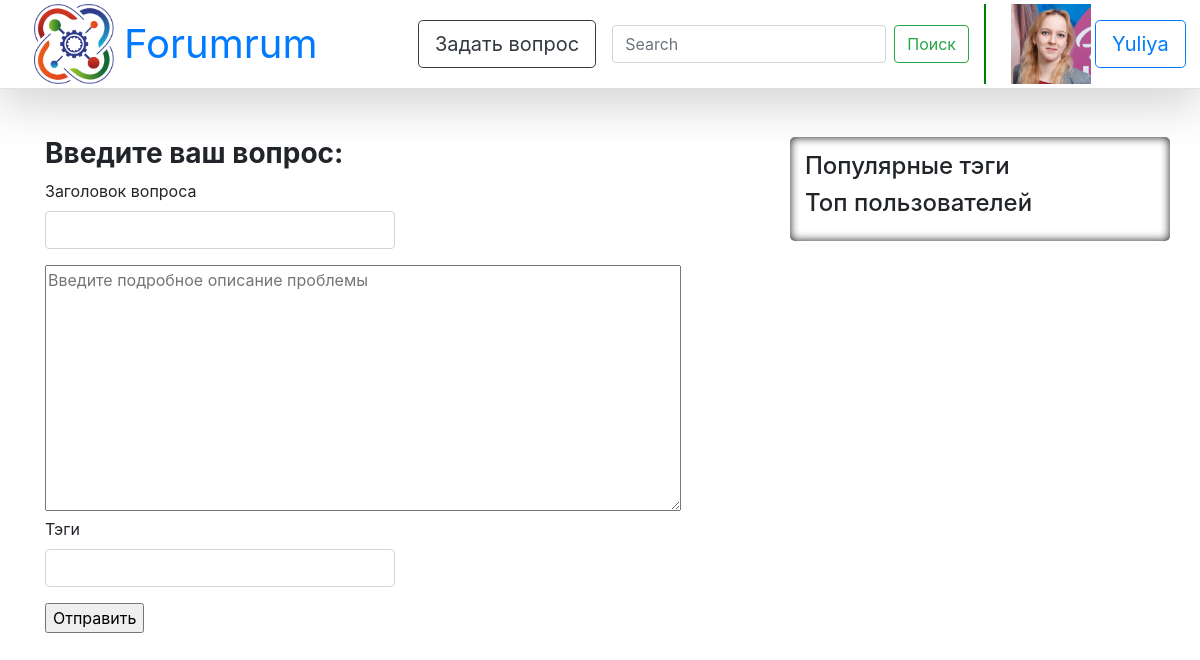
The page /ask (signed in) on the database its author committed.
### question/models.py (models this page shows, shortened)
class User(AbstractUser):
    upload = models.ImageField(default="default/default_avatar.png", upload_to="uploads/%Y/%m/%d/",
                               verbose_name="User's Avatar")
    registration_date = models.DateTimeField(default=timezone.now, verbose_name="User's Registration Date")
    rating = models.IntegerField(default=0, verbose_name="User's Rating")
    objects = UserManager()

### question/views.py (the view)
# urls.py: path('ask', views.ask, name='ask'),
def ask(request):
    return render(request, 'new_question.html')

### templates/new_question.html
{% extends "base.html" %}
{% block content %}
    <h3><b>Введите ваш вопрос:</b></h3>
    <div class="row">
        <div class="col-md-6 mb-3">
            <label>Заголовок вопроса</label>
            <input type="text" class="form-control" placeholder="" value="" required>
        </div>
    </div>
    <textarea rows="10" cols="60" name="text" placeholder="Введите подробное описание проблемы"></textarea>
    <div class="row">
        <div class="col-md-6 mb-3">
            <label>Тэги</label>
            <input type="text" class="form-control" placeholder="" value="" required>
        </div>
    </div>
    <input type="submit" value="Отправить">
{% endblock %}

### templates/navbar.html
{% load static %}
{% block navbar %}
    <div class="col-12 d-flex flex-column flex-md-row align-items-center p-1 px-md-4 mb-5 bg-white border-bottom shadow-lg">
        <img src={% static "img/Logo.png" %} alt="" class="logo">
        <h1 class="my-0 mr-md-auto font-weight-normal">
            <a href="{% url 'home' %}">Forumrum</a>
        </h1>
        <nav class="my-2 my-md-0 mr-md-3">
            <a class="btn btn-outline-dark btn-lg" href="{% url 'ask' %}" role="button">Задать вопрос</a>
        </nav>
        <form class="form-inline mt-2 mt-md-0">
            <input class="form-control mr-sm-2" type="text" placeholder="Search" aria-label="Search">
            <button class="btn btn-outline-success my-2 my-sm-0" type="submit">Поиск</button>
        </form>
        {% if user.is_authenticated %}
            <div class="col-1 left_line">
                <img class="logo" src="{{ MEDIA_URL }}{{ user.upload }}" alt="">
            </div>
            <div class="col-1">
                <a class="btn btn-outline-primary btn-lg"
                   href="{% url 'profile' user.username %}">{{ user.username }}</a>
            </div>
        {% else %}
            <a class="col-2 btn btn-outline-primary my_btn btn-lg" href="{% url 'login' %}">Вход</a>
        {% endif %}
    </div>
{% endblock %}

### static/css/askk.css (style rules this page uses)
.left_line { border-left-width: 2px; border-left-style: solid; border-color: green; padding-left: 15px; margin-left: 15px; }
.logo { margin-right: 10px; margin-left: 10px; position: relative; width: 80px; height: 80px; }
html { position: relative; min-height: 100%; }
body { margin-bottom: 60px; }

### rows shown on the page
User: upload (picture), username "Yuliya"
